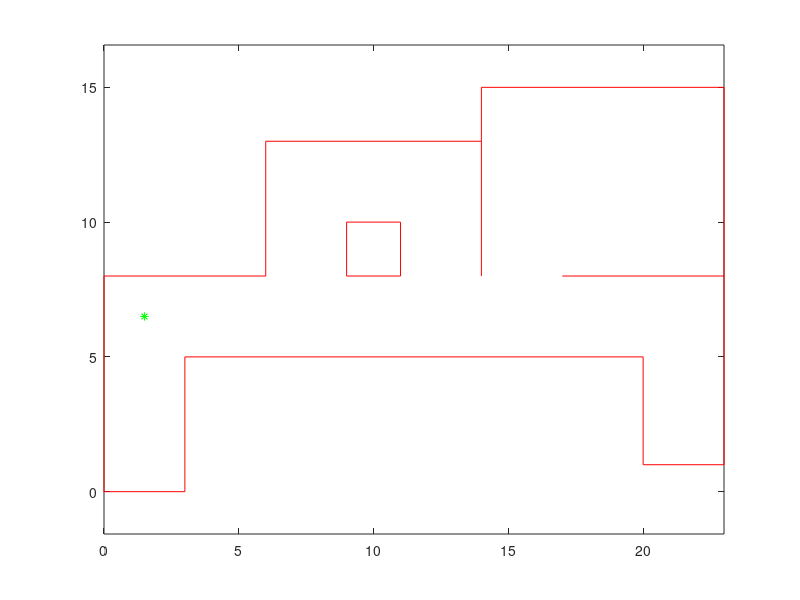

Here is the MATLAB script that generated this plot: (Note: this script raises an error after producing the figure.)
% This script creates a map and generates a set of scan points from two differenct
% locations within that map.   It then tries to align those two scans.


% This function differs from testICP04.m in that it quantizes the first scan's points
% into a grid to simulate what will happen with an occupancy map.  It also has a much
% bigger map now.  

close all
clc

initialPosition = [1.5 6.5]; % in meters
initialAngle = 0; % in radians

offsetPosition = [1 .1];
offsetAngle = .0;



% Create the map to be scanned.  Each row is [x y x y] and represents a line
% segment.

% map = [-3,4,3,4;...      % This was the original map
%        3,4,3,-4;...
%        3,-4, 0,-3.5;...
%        0,-3.5,-3,-4;...
%        -3,-4, -3,4];
    
map = [0,0,0,8;...      % 1
       0,8,6,8;...      % 2
       6,8,6,13;...     % 3
       6,13,14,13;...   % 4
       14,13,14,8;...   % 5
       14,13,14,15;...  % 6
       14,15,23,15;...  % 7
       23,15,23,8;...   % 8
       17,8,23,8;...    % 9
       23,8,23,1;...    % 10
       20,1,23,1;...    % 11
       20,5,20,1;...    % 12
       3,5,20,5;...     % 13
       3,5,3,0;...      % 14
       0,0,3,0;...      % 15
       9,8,9,10;...     % 16
       9,10,11,10;...   % 17
       11,10,11,8;...   % 18
       9,8,11,8];       % 19
   
% Draw the map
figure(3)
clf
for I = 1:size(map,1)
   plot([map(I,1); map(I,3)],[map(I,2); map(I,4)], 'r');
   hold on
end
axis equal
plot(initialPosition(1),initialPosition(2),'g*');
    
    
% First scan
numberOfRays = 260;
robotPosition = initialPosition; 
robotAngle = initialAngle; 
noiseMagnitude = .05;

ranges1 = doScan(robotPosition,robotAngle,numberOfRays,noiseMagnitude,map);
XY1 = rangesToXY(ranges1);
% Get rid of max range values
rangesToUse = ranges1 < 8;
XY1 = XY1(rangesToUse == 1,:);

plot(XY1(:,1)+initialPosition(1), XY1(:,2)+ initialPosition(2),'g.')

% ################
% Quantize the map
% ################
% gridSize = .01;
% XY1B = int32(XY1 ./ gridSize); % These will be integer numbers so convert back to floats
% XY1B = double(XY1B) * gridSize;

XY1B =XY1;


% Second scan
numberOfRays = 260;
robotPosition = initialPosition + offsetPosition;
robotAngle = initialAngle + offsetAngle;
noiseMagnitude = .05; 

ranges2 = doScan(robotPosition,robotAngle,numberOfRays,noiseMagnitude,map);
XY2 = rangesToXY(ranges2);

rangesToUse = ranges2 < 8;
XY2 = XY2(rangesToUse == 1,:);




[rotationMatrix, translation] = ICP04(XY1B, XY2);

XY3 = (rotationMatrix * XY2')';
XY3 = XY3 + translation;



% Plot things out and see how it did.
figure(1);
clf
plot(XY1B(:,1),XY1B(:,2),'+r');
hold on
%plot(XY2(:,1),XY2(:,2),'.g');
plot(XY3(:,1),XY3(:,2),'.b');

rotm3D = [rotationMatrix [0;0]; 0 0 0];

computedAngle = rotm2eul(rotm3D);

% Report the angle and displacement that it found
fprintf('Given translation: \t%f, %f\n',offsetPosition);
fprintf('Computed translation: \t%f, %f\n',translation);
fprintf('Given angle: %f\n',offsetAngle);
fprintf('Computed angle: %f\n',computedAngle(1));

axis equal



